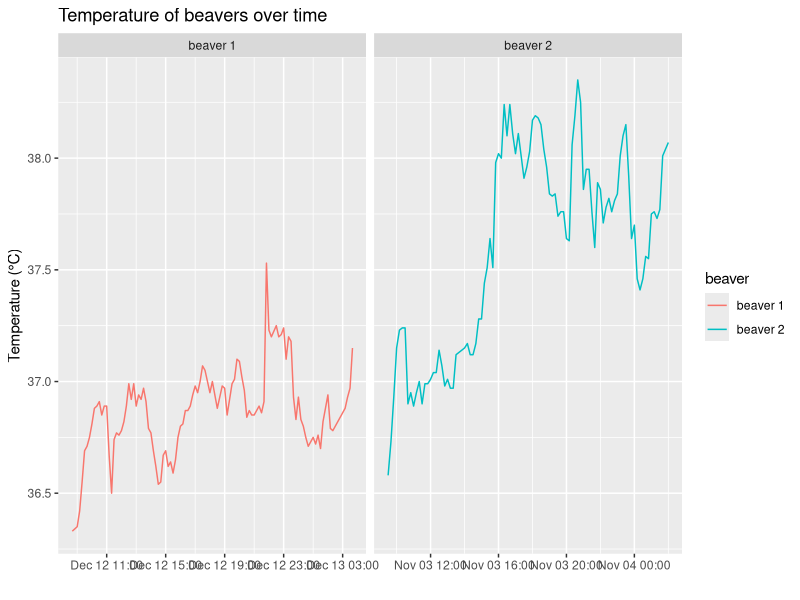

The R script that drew this image:
## ---- chunk 1

library(tidyverse)

## ---- chunk 2

beaver1$beaver <- "beaver 1"
beaver2$beaver <- "beaver 2"


combined_data <- rbind(beaver1, beaver2)

#combined the data frames for beaver1 and beaver2
#To see what is combined_data looks like , I used head() function.

combined_data <- combined_data[, c("day", "time", "temp", "beaver")]

#Let's see what did we get after combining the data frames.
combined_data |>
  as_tibble()

 
       class(combined_data$time)
        
    # Create a function to convert time to datetime
    
      time_to_datetime <-  \(day, time) {
      # Convert day to date
        
      date <- as.Date("1990-01-01") + day - 1
      
      #convert time to hour and minute
      hour <- time %/% 100
      minute <- time %% 100
      
      datetime <- as.POSIXct(paste(date, hour, minute, sep = " "), format = "%Y-%m-%d %H %M")
      
      return(datetime)
      }

    # Apply the function to create a new column 'datetime'
    combined_data$datetime <- time_to_datetime(combined_data$day,combined_data$time)
     
    # Plotting

  ggplot(data=combined_data, aes(x = datetime, y = temp, color = beaver)) +
  geom_line() +
  facet_grid(.~ beaver, scales = "free_x",space="free_y") +
  #free_x and free_y are used to make the scales of the x and y axes independent.
  
  labs(title = "Temperature of beavers over time",
       x="",
       y = "Temperature (°C)")+
       scale_x_datetime(date_breaks = "4 hours", date_labels =        "%b %d %H:%M")
  #I divided the x axis into 4 hours intervals and I showed the date and hour of the data.


#The date of graph were not running correctly.This is the 
#closest solution that I could find.
#I hope that it is not a big problem.

## ---- chunk 3
# Task 2
#Let's print to see how does datasets euro dataset look like.


print( datasets::euro )

  convert.all <- \(amount_of_money,currency_of="EUR") { #EUR is default currency.
                                                        #If no parameter is given , it will  be EUR.

             rates <- c(EUR = 1, ATS = 13.760300, BEF = 40.339900, DEM = 1.955830, 
             ESP = 166.386000, FIM = 5.945730, FRF = 6.559570, IEP = 0.787564, 
             ITL = 1936.270000, LUF = 40.339900, NLG = 2.203710, PTE = 200.482000)
             
             #I created a vector which contains the rates of the currencies.
  
   
    if(!is.numeric(amount_of_money)){
      
      stop("The amount of money should be numeric!")
      
    }  #If the amount of money is not numeric , it will give an error.
             

    if(is.numeric(currency_of)){
      
      stop("The currency should be string!")
      
    } #If the currency is numeric , it will give an error.
      
      if(length(amount_of_money)==0){
        
        stop("The amount of money should not be empty!")
        
      } #If the amount of money is empty , it will give an error.)
             

     currency_of <- toupper(currency_of)
     
     #I converted the currency to uppercase in case of the user enters the currency in lowercase.
     
     #Helper function to convert the given currency to EUR.
     
     convert_to_eur <- \(amount_money , current_currency) {
        
       if(current_currency %in% names(rates)){
        
        return (amount_money/rates[current_currency]) #Eur conversion which is default currency.

       }else{
         
         return (0)
         
       }
       
     }
       #I created a function which converts the given currency to EUR.
       
        
         total_amounts <- tapply(amount_of_money, names(amount_of_money), sum)
        #I calculated the total amount of money for each currency otherwise duplicated currencies will be            summed which leads wrong result.
       
       result_of_eur_conversion<- sum(sapply(names(total_amounts) , function(x) convert_to_eur(total_amounts[x] , x)))
     if (currency_of =="EUR"){
       
      return  (result_of_eur_conversion)
     }
     #If the currency is EUR , it will return the sum of the converted amount of money.
     
     else if(currency_of %in% names(rates)){
       
     return  ( sum((result_of_eur_conversion) * rates[currency_of]) )
       
         #If the currency is not EUR , first I will find the amount of euro currency and then multiplying             with the rate of the given currency.
    
        }

     else{
       
       return(0);
       
     }
     
   
  }
  
  
  convert.all(c(EUR=6.5))
  
  convert.all(c(EUR=3,ATS=2))
  
  convert.all(c(EUR=3,EUR=2))
  
  convert.all(c(EUR=3,DEM=2,SIT=10000))

  
  convert.all(c(EUR=3,DEM=2,SIT=10000),"EUR")
  
  convert.all(c(EUR=3,SIT=10000,DEM=2),"ESP")
  
  convert.all(c(EUR=3,DEM=2,LIRA=100),"SIT")


